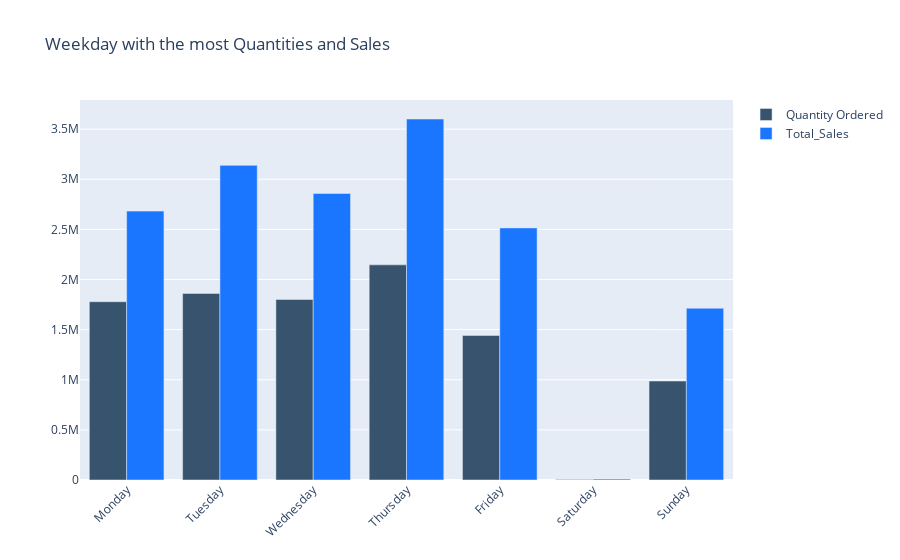

Notebook source saved alongside this figure:
### Code cell
df["Weekday"] = df["InvoiceDate"].dt.day_name()
df.head()
data_week= df.groupby(["Weekday"]).sum()
data_week = data_week.reset_index()
#data_week

fig = go.Figure()
fig.add_trace(go.Bar(
    x=data_week["Weekday"],
    y=data_week["Quantity"],
    name='Quantity Ordered',
    marker_color='rgb(55, 83, 109)'
))
fig.add_trace(go.Bar(
    x=data_week["Weekday"],
    y=data_week["Total_Sales"],
    name='Total_Sales',
    marker_color='rgb(26, 118, 255)'
))

# Here we modify the tickangle of the xaxis, resulting in rotated labels.
fig.update_layout(barmode='group', xaxis_tickangle=-45,xaxis={'categoryorder':'array', 
               'categoryarray':['Monday','Tuesday','Wednesday','Thursday','Friday','Saturday','Sunday']},
                 title="Weekday with the most Quantities and Sales")
fig.show()

### Figure 1 — Plotly figure (JSON) as saved in the notebook; plotly's stock layout.template omitted (floating-point values rounded to 4 significant figures)
{"data": [{"marker": {"color": "rgb(55, 83, 109)"}, "name": "Quantity Ordered", "type": "bar", "x": ["Friday", "Monday", "Saturday", "Sunday", "Thursday", "Tuesday", "Wednesday"], "y": [1441549, 1778278, 5119, 987206, 2145858, 1861213, 1800803]}, {"marker": {"color": "rgb(26, 118, 255)"}, "name": "Total_Sales", "type": "bar", "x": ["Friday", "Monday", "Saturday", "Sunday", "Thursday", "Tuesday", "Wednesday"], "y": [2515000.0, 2682000.0, 9803.0, 1713000.0, 3601000.0, 3139000.0, 2859000.0]}], "layout": {"barmode": "group", "title": {"text": "Weekday with the most Quantities and Sales"}, "xaxis": {"categoryarray": ["Monday", "Tuesday", "Wednesday", "Thursday", "Friday", "Saturday", "Sunday"], "categoryorder": "array", "tickangle": -45}}}
